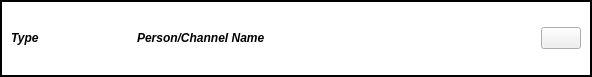
<?xml version="1.0" encoding="UTF-8"?>
<ui version="4.0">
 <class>SubDestItem</class>
 <widget class="QWidget" name="SubDestItem">
  <property name="geometry">
   <rect>
    <x>0</x>
    <y>0</y>
    <width>592</width>
    <height>77</height>
   </rect>
  </property>
  <property name="windowTitle">
   <string/>
  </property>
  <layout class="QGridLayout">
   <property name="margin">
    <number>0</number>
   </property>
   <property name="spacing">
    <number>0</number>
   </property>
   <item row="0" column="0">
    <widget class="QFrame" name="frame">
     <property name="sizePolicy">
      <sizepolicy hsizetype="Expanding" vsizetype="Preferred">
       <horstretch>0</horstretch>
       <verstretch>0</verstretch>
      </sizepolicy>
     </property>
     <property name="styleSheet">
      <string notr="true">QFrame#frame{border: 2px solid black; 
background: white;}
</string>
     </property>
     <property name="frameShape">
      <enum>QFrame::StyledPanel</enum>
     </property>
     <property name="frameShadow">
      <enum>QFrame::Raised</enum>
     </property>
     <layout class="QVBoxLayout">
      <item>
       <layout class="QHBoxLayout">
        <item>
         <widget class="QLabel" name="typeLabel">
          <property name="sizePolicy">
           <sizepolicy hsizetype="Minimum" vsizetype="Minimum">
            <horstretch>0</horstretch>
            <verstretch>0</verstretch>
           </sizepolicy>
          </property>
          <property name="minimumSize">
           <size>
            <width>100</width>
            <height>0</height>
           </size>
          </property>
          <property name="maximumSize">
           <size>
            <width>300</width>
            <height>16777215</height>
           </size>
          </property>
          <property name="font">
           <font>
            <weight>75</weight>
            <italic>true</italic>
            <bold>true</bold>
           </font>
          </property>
          <property name="text">
           <string notr="true">Type</string>
          </property>
          <property name="wordWrap">
           <bool>false</bool>
          </property>
         </widget>
        </item>
        <item>
         <spacer>
          <property name="orientation">
           <enum>Qt::Horizontal</enum>
          </property>
          <property name="sizeType">
           <enum>QSizePolicy::Fixed</enum>
          </property>
          <property name="sizeHint" stdset="0">
           <size>
            <width>20</width>
            <height>20</height>
           </size>
          </property>
         </spacer>
        </item>
        <item>
         <widget class="QLabel" name="nameLabel">
          <property name="sizePolicy">
           <sizepolicy hsizetype="Minimum" vsizetype="Minimum">
            <horstretch>0</horstretch>
            <verstretch>0</verstretch>
           </sizepolicy>
          </property>
          <property name="maximumSize">
           <size>
            <width>300</width>
            <height>16777215</height>
           </size>
          </property>
          <property name="font">
           <font>
            <weight>75</weight>
            <italic>true</italic>
            <bold>true</bold>
           </font>
          </property>
          <property name="text">
           <string notr="true">Person/Channel Name</string>
          </property>
          <property name="wordWrap">
           <bool>false</bool>
          </property>
         </widget>
        </item>
        <item>
         <spacer>
          <property name="orientation">
           <enum>Qt::Horizontal</enum>
          </property>
          <property name="sizeType">
           <enum>QSizePolicy::Expanding</enum>
          </property>
          <property name="sizeHint" stdset="0">
           <size>
            <width>71</width>
            <height>21</height>
           </size>
          </property>
         </spacer>
        </item>
        <item>
         <widget class="QPushButton" name="cancelButton">
          <property name="sizePolicy">
           <sizepolicy hsizetype="Fixed" vsizetype="Fixed">
            <horstretch>0</horstretch>
            <verstretch>0</verstretch>
           </sizepolicy>
          </property>
          <property name="toolTip">
           <string>Delete FeedItem</string>
          </property>
          <property name="text">
           <string/>
          </property>
          <property name="icon">
           <iconset resource="../images.qrc">
            <normaloff>:/images/close-down.png</normaloff>:/images/close-down.png</iconset>
          </property>
         </widget>
        </item>
       </layout>
      </item>
     </layout>
    </widget>
   </item>
  </layout>
 </widget>
 <resources>
  <include location="../images.qrc"/>
 </resources>
 <connections/>
</ui>
